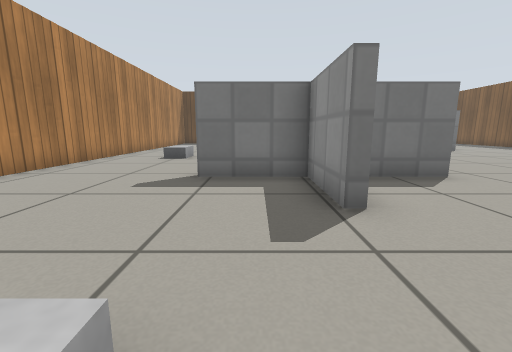
View 1 (above)

16 first-person views from a walk through a Gazebo world. The camera is 0.5 m above the floor, tilts 10° down and sees 90° across. The floor is counted in squares, 0.5 m on a side. Each view is taken from the middle of a square. On the plan, view 1 faces up. The plan holds only what a view shows up to about 11 squares ahead; the rest is blank. Simple patterns stand in for the simulator's built-in surfaces.

View 2
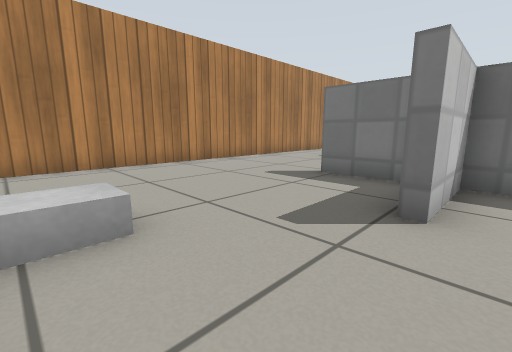

View 3
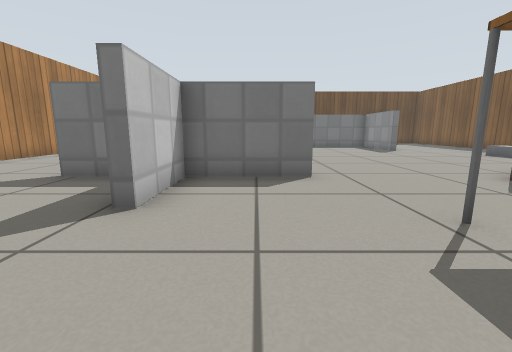

View 4
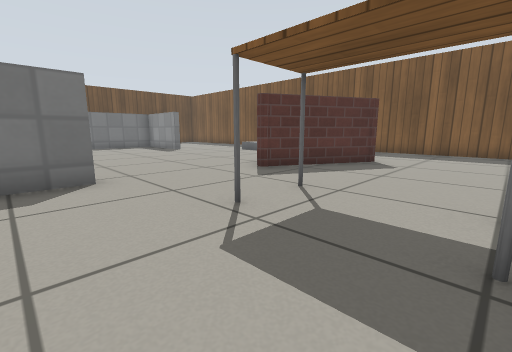

View 5
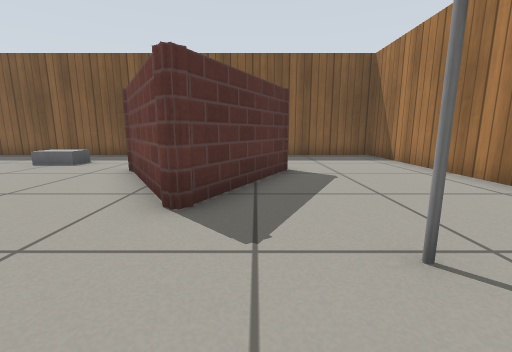

View 6
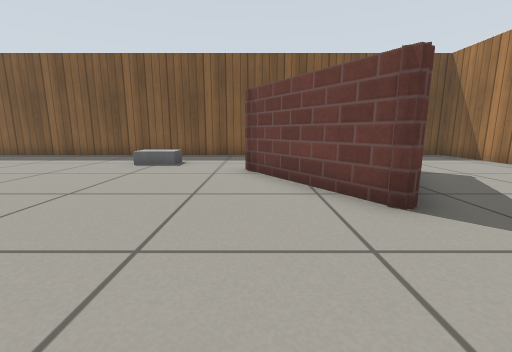

View 7
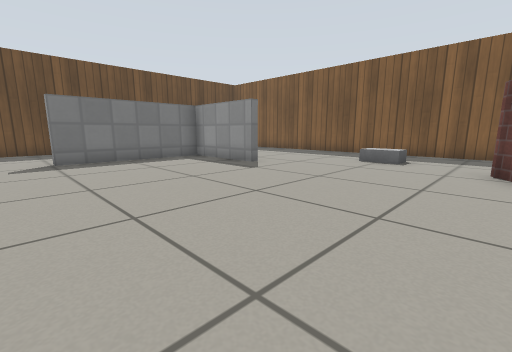

View 8
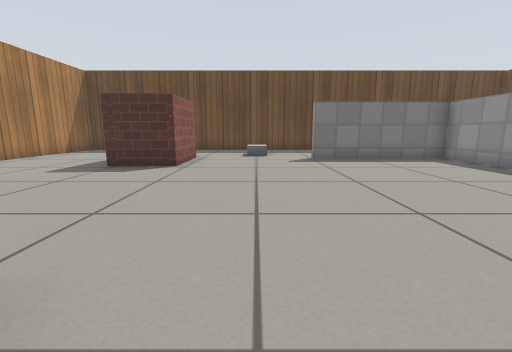

View 9
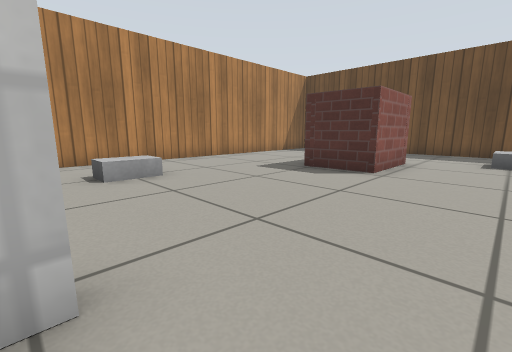

View 10
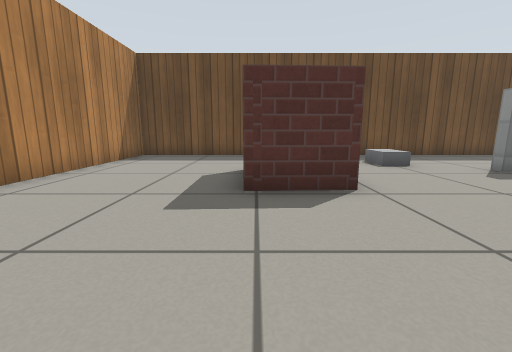

View 11
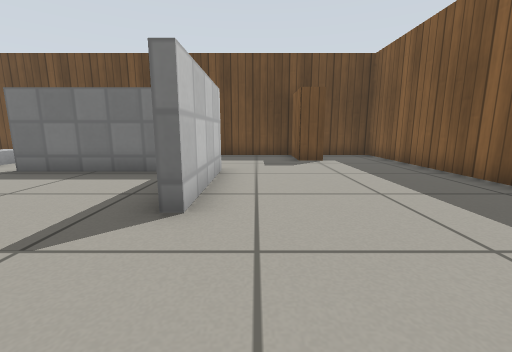

View 12
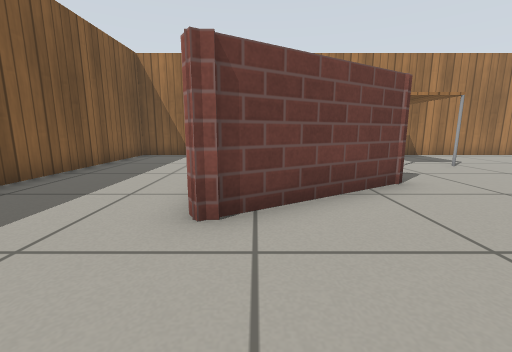

View 13
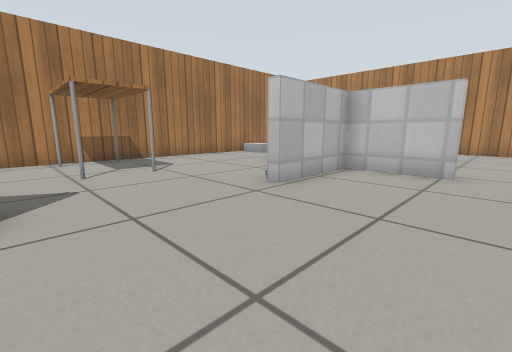

View 14
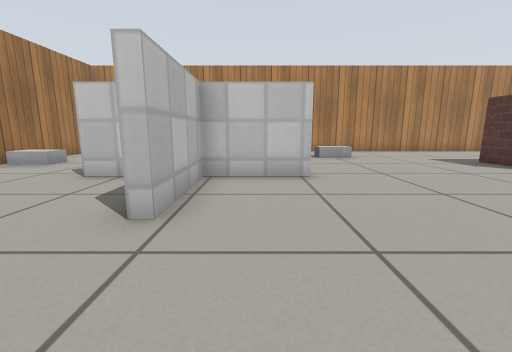

View 15
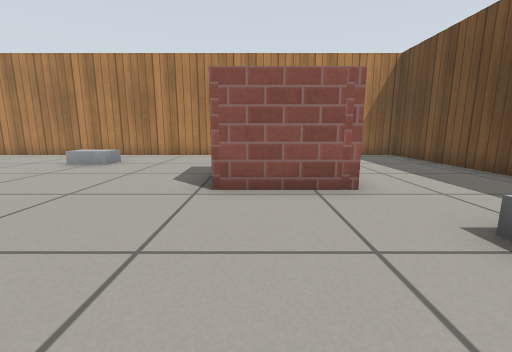

View 16
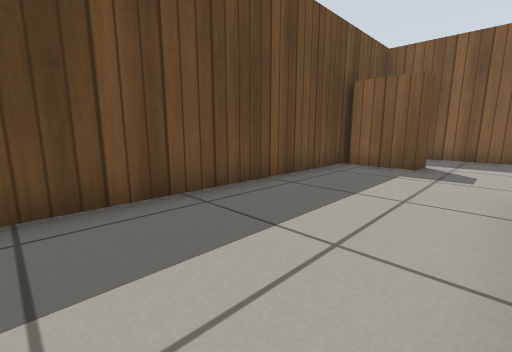

### Floor plan
Ten units are one square. View 1 is at (0, 0); x grows to the right and y downward. Boxes are objects, and circles mark ways between rooms. Rooms are numbered by the first view taken in them; rooms with no view inside come last. Other rooms are left out.
<svg viewBox="-62 -212 224 224">
<path fill="none" stroke="#000" d="M11 -31 11 -58M14 -55 -14 -55M-44 7 16 7M-57 -66 -57 1M98 -130 98 -163 50 -163M14 -82 14 -55 14 -31M43 -55 14 -55M101 -166 101 -130M11 -58 43 -58M7 -169 7 -143 -13 -142M118 -31 82 -50 82 -52 117 -73M96 7 157 7 157 -207 -57 -207 -57 -66M16 7 81 7"/>
<rect x="-15" y="-15" width="10" height="20" fill="#bbb"><title>cardboard box</title></rect>
<rect x="-35" y="-105" width="10" height="10" fill="#bbb"><title>cardboard box</title></rect>
<rect x="25" y="-185" width="10" height="10" fill="#bbb"><title>cardboard box</title></rect>
<rect x="55" y="-25" width="20" height="30" fill="#bbb"><title>table</title></rect>
<rect x="125" y="-105" width="10" height="10" fill="#bbb"><title>cardboard box</title></rect>
<rect x="125" y="-205" width="10" height="20" fill="#bbb"><title>bookshelf</title></rect>
<circle cx="-35" cy="-60" r="3" fill="#2a7"/>
<circle cx="10" cy="-15" r="3" fill="#2a7"/>
<text x="-20" y="-30">1</text>
<text x="60" y="-110">2</text>
</svg>
Room 1 opens to room 2.

Where each view was taken, in squares from view 1:
view 1: 0 up, 0 right, facing up
view 2: 0 up, 2 right, facing up-left
view 3: 0 up, 3 right, facing up
view 4: 0 up, 3 right, facing up-right
view 5: 4 up, 5 right, facing right
view 6: 7 up, 5 right, facing right
view 7: 7 up, 4 right, facing up-right
view 8: 7 up, 3 right, facing up
view 9: 8 up, 3 right, facing up-left
view 10: 10 up, 1 left, facing up
view 11: 10 up, 11 right, facing up
view 12: 10 up, 11 right, facing down
view 13: 9 up, 8 right, facing down-left
view 14: 7 up, 7 right, facing left
view 15: 15 up, 5 right, facing left
view 16: 17 up, 5 right, facing up-right
